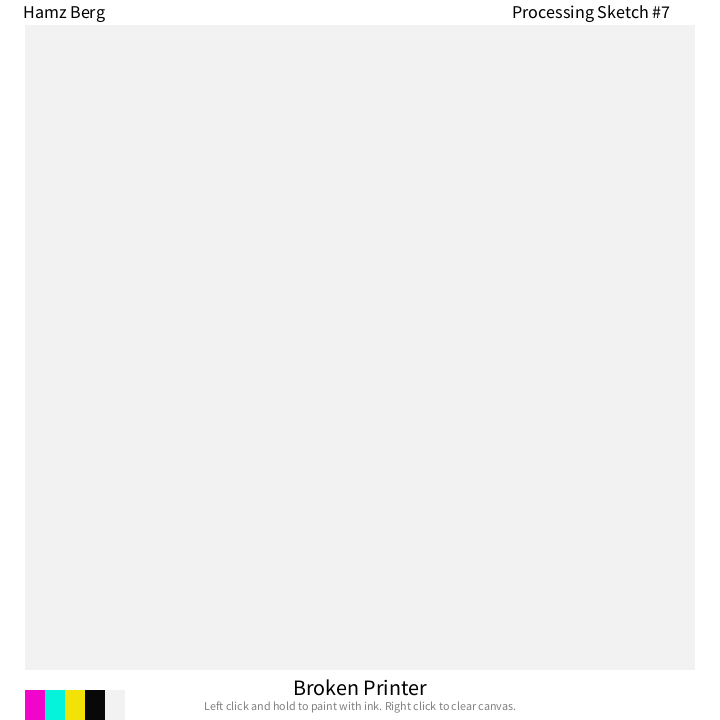
Frame 1 (no input)
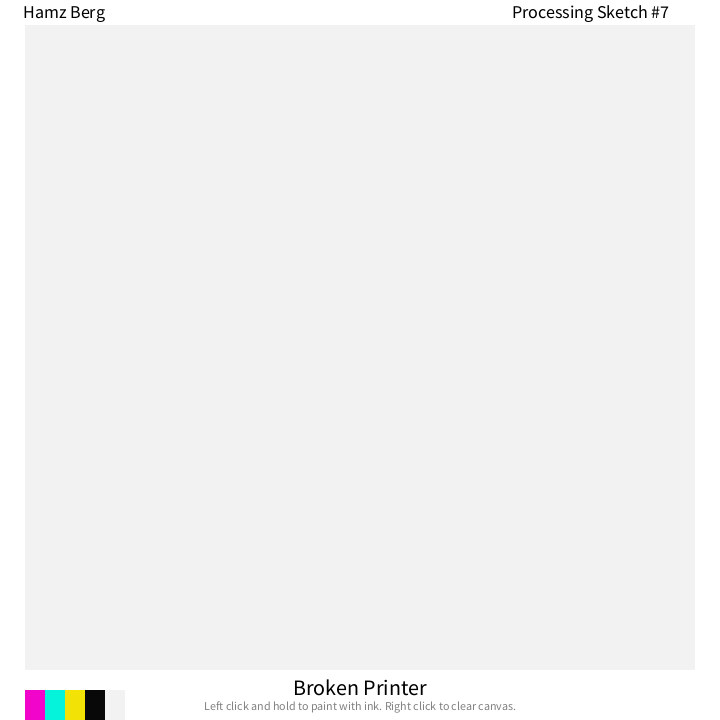
Frame 60 (the mouse pressed at the canvas centre just before this capture)
Frame 120 (the mouse held since frame 60 and released just before this capture): identical to frame 60, image omitted

The Processing sketch that drew these frames (run headless with seeded random() and noise(); from frame 60 on, the mouse is pressed at the canvas centre):

// Processing sketch: PS7_Broken_Printer
// ── PS7_Broken_Printer.pde
/*
  Author: Hamz Berg  
*/

//color - sketch color scheme library
color ink_Magenta = color(242, 5, 203);
color ink_Cyan    = color(5, 242, 219);
color ink_Yellow  = color(242, 226, 5);
color ink_Black   = color(8);
color paper_White = color(242);

//int - manages speed of diameter resize & establishes diameter
int speed = 2;
int diameter = max(50, 10);

void setup(){

  size(720, 720);
  pixelDensity(displayDensity());
  frameRate(60);
  background(paper_White);

}

void draw(){
  
  noStroke();

  frame();

  blendMode(MULTIPLY);
  
  //if - color picker based on mouseX position
  if (mouseX <= 180) {  
    fill(ink_Black);    
  } else if (mouseX <= 360) {    
    fill(ink_Magenta);    
  } else if (mouseX <= 540) {    
    fill(ink_Cyan);    
  } else if (mouseX <= 720) {   
    fill(ink_Yellow);    
  }
  
  //if - creates spray if left mouse button pressed
  if (mouseButton == LEFT && (mouseX >= 50 && mouseX <= 670) && (mouseY >= 50 && mouseY <= 645)) {
    circle(mouseX, mouseY += speed, diameter -= speed);
  } 
  
  //if - clears canvas
  if (mouseButton == RIGHT) {
    blendMode(REPLACE);
    fill(paper_White);
    rect(25, 25, 670, 645);
  } 
  
  //if - resets diameter back to 50 if reaches 0 and below
  if (diameter <= 0 || diameter >= 50) {
    speed *= -1;
  }
  
  //if - prevents strange max() bug where diameter goes above 50 and below 10
  if (diameter > 50) { diameter = 50; }
  if (diameter < 0)  { diameter = 10; }
  
}

void frame() {

  //Creates the frame
  blendMode(REPLACE); noStroke(); fill(255);
  
  rect(0,0,25,720);       //Left Side
  rect(0,0,720, 25);      //Top Side
  rect(720,720,-25,-720); //Right Side
  rect(720,720,-720,-50); //Bottom Side
  
  fill(0); textSize(18); textAlign(LEFT);
  
  text("Hamz Berg", 23, 18);
  text("Processing Sketch #7", 512, 18);
  
  textSize(22); textAlign(CENTER);
  
  text("Broken Printer", width/2, 695); 
  
  fill(128); textSize(12);
  
  text("Left click and hold to paint with ink. Right click to clear canvas.", width/2, 710);

  fill(ink_Magenta); rect(25, 690, 20, 60);
  fill(ink_Cyan);    rect(45, 690, 20, 60);
  fill(ink_Yellow);  rect(65, 690, 20, 60);
  fill(ink_Black);   rect(85, 690, 20, 60);
  fill(paper_White); rect(105, 690, 20, 60);
   
}
